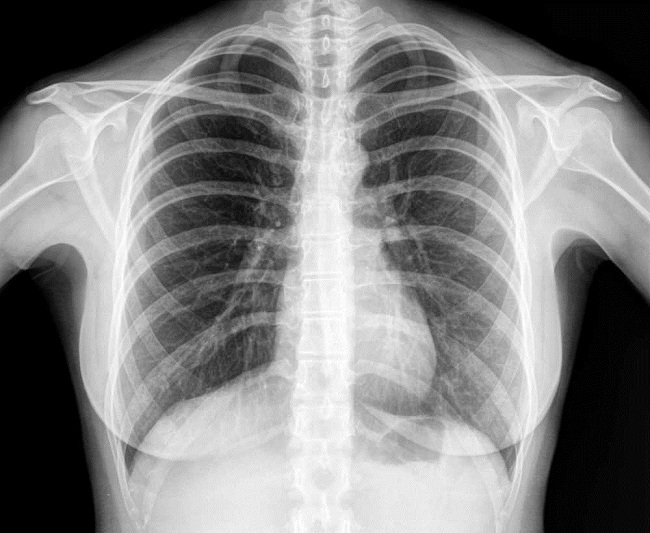
#> input picture TugasPCD3/xray.jpg, 650 x 533 px
$ python 'F55121037_Muhammad Fajrin Aljabar_hestogram Equalisation.py'
#> lines starting #> are read from the running program, lines starting #| are printed output that depends on the picture
import cv2
from matplotlib import pyplot as plt

img = cv2.imread('xray.jpg', 0)
#> img is the input picture: shape (533, 650); min 0, max 255, mean 131.4

eq_img = cv2.equalizeHist(img)
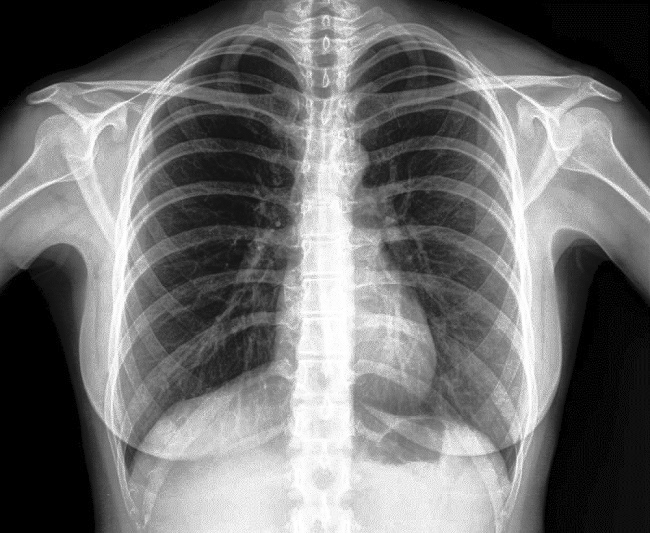
#> eq_img: shape (533, 650); min 0, max 255, mean 113.3

eq_hist = cv2.calcHist([eq_img], [0], None, [256], [0, 256])
#> eq_hist = 256 values, max 40239 at index 0, min 0 at index 1, mean 1353.3

fig, axs = plt.subplots(1, 2, figsize=(10, 5))
axs[0].imshow(img, cmap='gray')
axs[0].set_title('Original Image')
axs[1].imshow(eq_img, cmap='gray')
axs[1].set_title('Equalized Image')
plt.show()
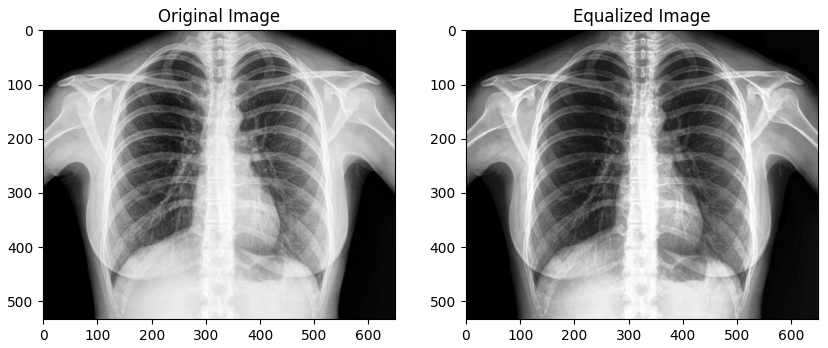
#> figure drawn by matplotlib, 2 panels

fig, axs = plt.subplots(1, 2, figsize=(10, 5))
axs[0].plot(cv2.calcHist([img], [0], None, [256], [0, 256]))
axs[0].set_title('Original Histogram')
axs[1].plot(eq_hist)
axs[1].set_title('Equalized Histogram')
plt.show()
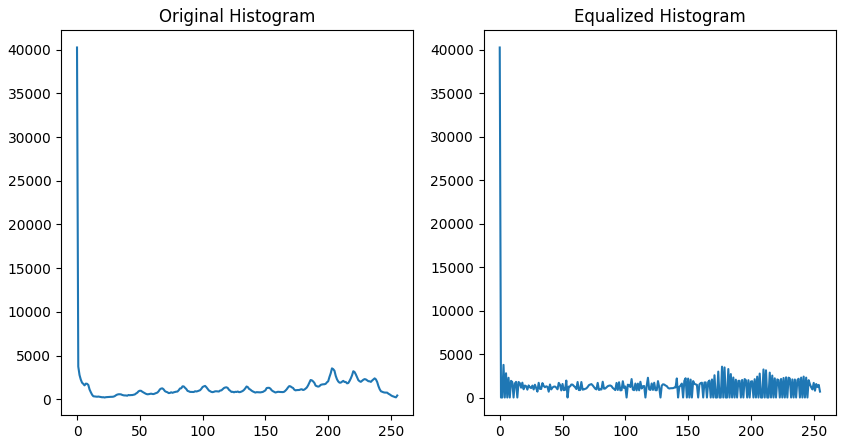
#> figure drawn by matplotlib, 2 panels; panel 1: curve peaks at x = 0, y = 40239; panel 2: curve peaks at x = 0, y = 40239

$ run again, with TugasPCD3/gambar1.jpg copied over TugasPCD3/xray.jpg
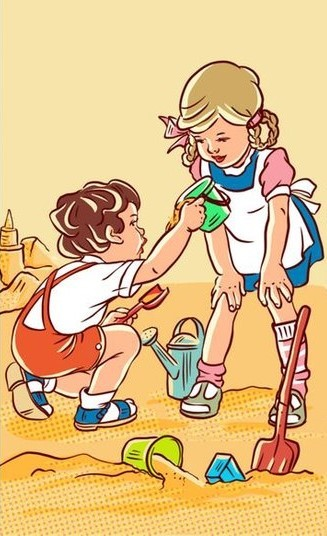
#> input picture TugasPCD3/gambar1.jpg, 327 x 536 px
#> `eq_img = cv2.equalizeHist(img)`:
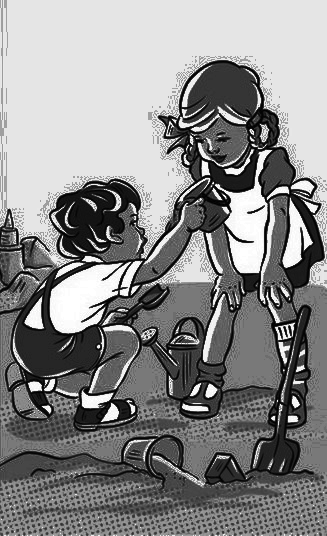
#> eq_img: shape (536, 327); min 0, max 255, mean 138
#> eq_hist = 256 values, max 48110 at index 229, min 0 at index 37, mean 684.7
#> `plt.show()`:
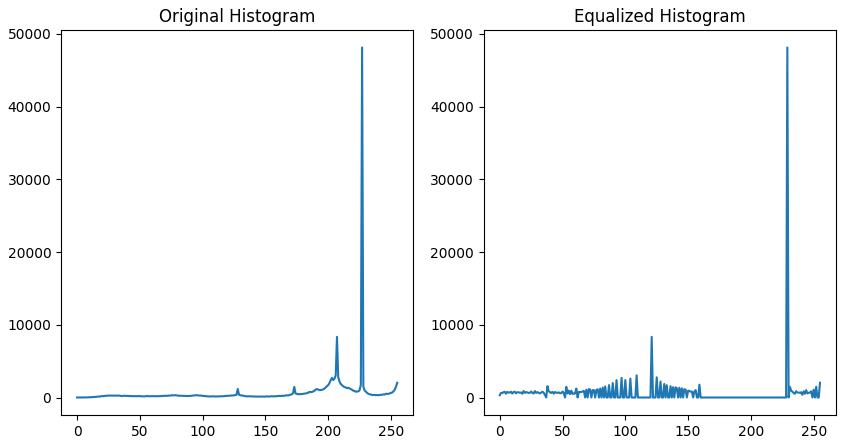
#> figure drawn by matplotlib, 2 panels; panel 1: curve peaks at x = 227, y = 48110; panel 2: curve peaks at x = 229, y = 48110
